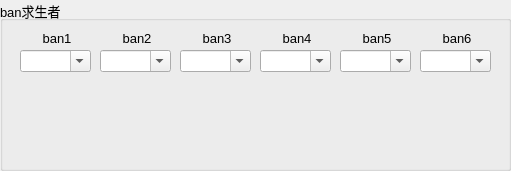
  <widget class="QGroupBox" name="groupBox_3">
   <property name="geometry">
    <rect>
     <x>30</x>
     <y>130</y>
     <width>511</width>
     <height>171</height>
    </rect>
   </property>
   <property name="font">
    <font>
     <family>Arial</family>
     <pointsize>10</pointsize>
     <weight>50</weight>
     <bold>false</bold>
    </font>
   </property>
   <property name="title">
    <string>ban求生者</string>
   </property>
   <widget class="QComboBox" name="cBoxSurBan1">
    <property name="geometry">
     <rect>
      <x>20</x>
      <y>50</y>
      <width>71</width>
      <height>22</height>
     </rect>
    </property>
    <property name="editable">
     <bool>true</bool>
    </property>
   </widget>
   <widget class="QLabel" name="label_3">
    <property name="geometry">
     <rect>
      <x>30</x>
      <y>30</y>
      <width>54</width>
      <height>16</height>
     </rect>
    </property>
    <property name="text">
     <string>ban1</string>
    </property>
    <property name="alignment">
     <set>Qt::AlignCenter</set>
    </property>
    <property name="buddy">
     <cstring>cBoxSurBan1</cstring>
    </property>
   </widget>
   <widget class="QLabel" name="labSurBan1Pic">
    <property name="geometry">
     <rect>
      <x>20</x>
      <y>80</y>
      <width>70</width>
      <height>70</height>
     </rect>
    </property>
    <property name="text">
     <string/>
    </property>
   </widget>
   <widget class="QLabel" name="label_4">
    <property name="geometry">
     <rect>
      <x>110</x>
      <y>30</y>
      <width>54</width>
      <height>16</height>
     </rect>
    </property>
    <property name="text">
     <string>ban2</string>
    </property>
    <property name="alignment">
     <set>Qt::AlignCenter</set>
    </property>
    <property name="buddy">
     <cstring>cBoxSurBan2</cstring>
    </property>
   </widget>
   <widget class="QComboBox" name="cBoxSurBan2">
    <property name="geometry">
     <rect>
      <x>100</x>
      <y>50</y>
      <width>71</width>
      <height>22</height>
     </rect>
    </property>
    <property name="editable">
     <bool>true</bool>
    </property>
   </widget>
   <widget class="QLabel" name="labSurBan2Pic">
    <property name="geometry">
     <rect>
      <x>100</x>
      <y>80</y>
      <width>70</width>
      <height>70</height>
     </rect>
    </property>
    <property name="text">
     <string/>
    </property>
   </widget>
   <widget class="QLabel" name="label_5">
    <property name="geometry">
     <rect>
      <x>190</x>
      <y>30</y>
      <width>54</width>
      <height>16</height>
     </rect>
    </property>
    <property name="text">
     <string>ban3</string>
    </property>
    <property name="alignment">
     <set>Qt::AlignCenter</set>
    </property>
    <property name="buddy">
     <cstring>cBoxSurBan3</cstring>
    </property>
   </widget>
   <widget class="QComboBox" name="cBoxSurBan3">
    <property name="geometry">
     <rect>
      <x>180</x>
      <y>50</y>
      <width>71</width>
      <height>22</height>
     </rect>
    </property>
    <property name="editable">
     <bool>true</bool>
    </property>
   </widget>
   <widget class="QLabel" name="labSurBan3Pic">
    <property name="geometry">
     <rect>
      <x>180</x>
      <y>80</y>
      <width>70</width>
      <height>70</height>
     </rect>
    </property>
    <property name="text">
     <string/>
    </property>
   </widget>
   <widget class="QLabel" name="label_6">
    <property name="geometry">
     <rect>
      <x>270</x>
      <y>30</y>
      <width>54</width>
      <height>16</height>
     </rect>
    </property>
    <property name="text">
     <string>ban4</string>
    </property>
    <property name="alignment">
     <set>Qt::AlignCenter</set>
    </property>
    <property name="buddy">
     <cstring>cBoxSurBan4</cstring>
    </property>
   </widget>
   <widget class="QComboBox" name="cBoxSurBan4">
    <property name="geometry">
     <rect>
      <x>260</x>
      <y>50</y>
      <width>71</width>
      <height>22</height>
     </rect>
    </property>
    <property name="editable">
     <bool>true</bool>
    </property>
   </widget>
   <widget class="QLabel" name="labSurBan4Pic">
    <property name="geometry">
     <rect>
      <x>260</x>
      <y>80</y>
      <width>70</width>
      <height>70</height>
     </rect>
    </property>
    <property name="text">
     <string/>
    </property>
   </widget>
   <widget class="QLabel" name="label_7">
    <property name="geometry">
     <rect>
      <x>350</x>
      <y>30</y>
      <width>54</width>
      <height>16</height>
     </rect>
    </property>
    <property name="text">
     <string>ban5</string>
    </property>
    <property name="alignment">
     <set>Qt::AlignCenter</set>
    </property>
    <property name="buddy">
     <cstring>cBoxSurBan5</cstring>
    </property>
   </widget>
   <widget class="QComboBox" name="cBoxSurBan5">
    <property name="geometry">
     <rect>
      <x>340</x>
      <y>50</y>
      <width>71</width>
      <height>22</height>
     </rect>
    </property>
    <property name="editable">
     <bool>true</bool>
    </property>
   </widget>
   <widget class="QLabel" name="labSurBan5Pic">
    <property name="geometry">
     <rect>
      <x>340</x>
      <y>80</y>
      <width>70</width>
      <height>70</height>
     </rect>
    </property>
    <property name="text">
     <string/>
    </property>
   </widget>
   <widget class="QComboBox" name="cBoxSurBan6">
    <property name="geometry">
     <rect>
      <x>420</x>
      <y>50</y>
      <width>71</width>
      <height>22</height>
     </rect>
    </property>
    <property name="editable">
     <bool>true</bool>
    </property>
   </widget>
   <widget class="QLabel" name="label_17">
    <property name="geometry">
     <rect>
      <x>430</x>
      <y>30</y>
      <width>54</width>
      <height>16</height>
     </rect>
    </property>
    <property name="text">
     <string>ban6</string>
    </property>
    <property name="alignment">
     <set>Qt::AlignCenter</set>
    </property>
    <property name="buddy">
     <cstring>cBoxSurBan6</cstring>
    </property>
   </widget>
   <widget class="QLabel" name="labSurBan6Pic">
    <property name="geometry">
     <rect>
      <x>420</x>
      <y>80</y>
      <width>70</width>
      <height>70</height>
     </rect>
    </property>
    <property name="text">
     <string/>
    </property>
   </widget>
  </widget>
